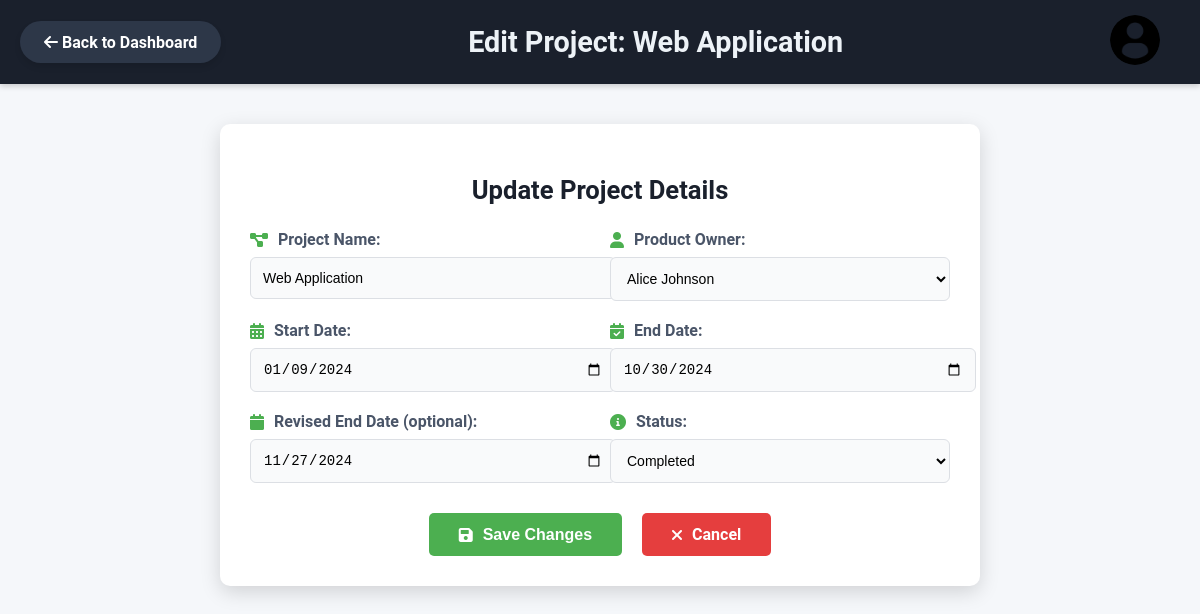
The page /project/edit/1 on the database its author committed.
### tables this page shows
CREATE TABLE ProjectInfo (
    ProjectID INT PRIMARY KEY,
    ProjectName VARCHAR(100),
    ProductOwnerID INT,
    StartDate DATE,
    EndDate DATE,
    RevisedEndDate DATE,
    Status VARCHAR(50),
    FOREIGN KEY (ProductOwnerID) REFERENCES ProductOwner(ProductOwnerID)
);

CREATE TABLE ProductOwner (
    ProductOwnerID INT PRIMARY KEY,
    Name VARCHAR(100),
    Email VARCHAR(100),
    ContactNumber VARCHAR(20)
);

### app.py (the view, shortened to what this page needs)
@app.route('/project/edit/<int:project_id>', methods=['GET', 'POST'])
def edit_project(project_id):
    db = get_db()
    project = db.execute('''
        SELECT p.ProjectID, p.ProjectName, p.ProductOwnerID, p.StartDate, p.EndDate, p.RevisedEndDate, p.Status, po.Name
        FROM ProjectInfo p
        JOIN ProductOwner po ON p.ProductOwnerID = po.ProductOwnerID
        WHERE p.ProjectID = ?;
    ''', (project_id,)).fetchone()
    if project:
        product_owners = db.execute('SELECT ProductOwnerID, Name FROM ProductOwner').fetchall()
        return render_template('edit_project.html', project=project, product_owners=product_owners)
    else:
        return "Project not found", 404

### app.py (called while the page is built)
def get_db():
    db = getattr(g, '_database', None)
    if db is None:
        db = g._database = sqlite3.connect(DATABASE)
        db.row_factory = sqlite3.Row  # Enable dict-like access to rows
    return db

@app.teardown_appcontext
def close_connection(exception):
    db = getattr(g, '_database', None)
    if db is not None:
        db.close()

### templates/edit_project.html (shortened to what this page needs)
<!DOCTYPE html>
<html lang="en">
<head>
    <link rel="stylesheet" href="/static/edit_project.css">
    <link href="https://cdnjs.cloudflare.com/ajax/libs/font-awesome/6.0.0-beta3/css/all.min.css" rel="stylesheet">
</head>
<body>
    <header>
        <div id="header-content">
            <a href="/" class="back-to-dashboard">
                <i class="fas fa-arrow-left"></i> Back to Dashboard
            </a>
            <h1>Edit Project: {{ project['ProjectName'] }}</h1>
            <div id="logo-section">
                <a href="/"><img id="logo" src="{{ url_for('static', filename='profile-user.png') }}" alt="User Logo"></a>
            </div>
        </div>
    </header>
    <section id="edit-project">
        <div class="form-container">
            <h2>Update Project Details</h2>
            <form action="/project/update/{{ project['ProjectID'] }}" method="POST">
                <div class="form-row">
                    <div class="form-group">
                        <label for="name"><i class="fas fa-project-diagram"></i> Project Name:</label>
                        <input type="text" id="name" name="name" value="{{ project['ProjectName'] }}" required>
                    </div>
                    <div class="form-group">
                        <label for="product_owner"><i class="fas fa-user"></i> Product Owner:</label>
                        <select id="product_owner" name="product_owner_id" required>
                            {% for owner in product_owners %}
                                <option value="{{ owner.ProductOwnerID }}" {% if owner.ProductOwnerID == project['ProductOwnerID'] %}selected{% endif %}>
                                    {{ owner.Name }}
                                </option>
                            {% endfor %}
                        </select>
                    </div>
                </div>
                <div class="form-row">
                    <div class="form-group">
                        <label for="start_date"><i class="fas fa-calendar-alt"></i> Start Date:</label>
                        <input type="date" id="start_date" name="start_date" value="{{ project['StartDate'] }}" required>
                    </div>
                    <div class="form-group">
                        <label for="end_date"><i class="fas fa-calendar-check"></i> End Date:</label>
                        <input type="date" id="end_date" name="end_date" value="{{ project['EndDate'] }}" required>
                    </div>
                </div>
                <div class="form-row">
                    <div class="form-group">
                        <label for="revised_date"><i class="fas fa-calendar"></i> Revised End Date (optional):</label>
                        <input type="date" id="revised_date" name="revised_date" value="{{ project['RevisedEndDate'] }}">
                    </div>
                    <div class="form-group">
                        <label for="status"><i class="fas fa-info-circle"></i> Status:</label>
                        <select id="status" name="status" required>
                            <option value="Completed" {% if project['Status'] == 'Completed' %}selected{% endif %}>Completed</option>
                        </select>
                    </div>
                </div>
                <div class="form-actions">
                    <button type="submit" class="btn btn-primary"><i class="fas fa-save"></i> Save Changes</button>
                    <a href="/" class="btn btn-secondary"><i class="fas fa-times"></i> Cancel</a>
                </div>
            </form>
        </div>
    </section>
</body>
</html>

### static/edit_project.css (style rules this page uses)
body { margin: 0; font-family: Arial, sans-serif; background-color: #f9f9f9; color: #333; }
header { background-color: #333; color: white; padding: 10px 20px; display: flex; align-items: center; justify-content: space-between; flex-wrap: wrap; box-shadow: 0 2px 5px rgba(0, 0, 0, 0.2); }
#header-content { display: flex; align-items: center; width: 100%; }
#logo-section { display: flex; flex-direction: column; align-items: center; margin-right: 20px; }
#logo { width: 55px; height: 55px; border-radius: 50%; object-fit: cover; transition: transform 0.3s ease; }
header h1 { flex: 1; text-align: center; font-size: 1.8rem; margin: 0; }
#header-content { display: flex; align-items: center; width: 100%; justify-content: space-between; }
#logo-section { display: flex; flex-direction: column; align-items: center; margin-left: 20px; }
#logo { width: 50px; height: 50px; border-radius: 50%; object-fit: cover; }
.form-container { max-width: 800px; margin: 40px auto; padding: 30px; background: white; border-radius: 8px; box-shadow: 0 4px 12px rgba(0, 0, 0, 0.15); }
h2 { text-align: center; color: #333; margin-bottom: 30px; }
.form-row { display: flex; gap: 20px; margin-bottom: 20px; }
.form-group { flex: 1; display: flex; flex-direction: column; }
label { font-weight: bold; margin-bottom: 8px; color: #333; }
label i { margin-right: 8px; color: #000000; }
input, select { width: 100%; padding: 12px; border: 1px solid #ddd; border-radius: 4px; font-size: 14px; }
.form-actions { display: flex; justify-content: center; gap: 20px; margin-top: 30px; }
button.btn-primary, a.btn-secondary { padding: 12px 25px; font-size: 16px; font-weight: bold; color: white; background: #4caf50; border: none; border-radius: 5px; cursor: pointer; display: inline-flex; align-items: center; gap: 10px; text-align: center; }
a.btn-secondary { background: #d32f2f; text-decoration: none; }
.back-to-dashboard { display: inline-block; font-size: 1rem; font-weight: 600; color: #fff; text-decoration: none; padding: 0.7rem 1.5rem; border-radius: 25px; background-color: #333; box-shadow: 0 4px 6px rgba(0, 0, 0, 0.1); transition: background-color 0.3s, transform 0.2s; }
body { margin: 0; font-family: 'Roboto', sans-serif; background-color: #f5f7fa; color: #444; }
header { background-color: #1a202c; color: #f7fafc; padding: 15px 20px; display: flex; align-items: center; justify-content: space-between; flex-wrap: wrap; box-shadow: 0 2px 6px rgba(0, 0, 0, 0.2); }
#logo-section { display: flex; align-items: center; margin-right: 20px; }
#logo { width: 50px; height: 50px; border-radius: 50%; object-fit: cover; transition: transform 0.3s ease, box-shadow 0.3s ease; }
header h1 { flex: 1; text-align: center; font-size: 1.8rem; margin: 0; color: #edf2f7; }
.back-to-dashboard { display: inline-block; font-size: 1rem; font-weight: 600; color: #fff; text-decoration: none; padding: 0.7rem 1.5rem; border-radius: 25px; background-color: #2d3748; box-shadow: 0 4px 6px rgba(0, 0, 0, 0.1); transition: transform 0.2s ease, background-color 0.2s ease; }
.form-container { max-width: 700px; margin: 40px auto; padding: 30px; background: white; border-radius: 10px; box-shadow: 0 6px 20px rgba(0, 0, 0, 0.15); }
h2 { text-align: center; color: #1a202c; margin-bottom: 25px; font-size: 1.6rem; font-weight: 700; }
label { font-weight: 600; margin-bottom: 8px; color: #4a5568; display: flex; align-items: center; }
label i { margin-right: 10px; color: #4caf50; }
input, select { width: 100%; padding: 12px; border: 1px solid #dcdfe4; border-radius: 6px; font-size: 14px; background-color: #f9fafb; transition: border-color 0.3s, box-shadow 0.3s; }
button.btn-primary, a.btn-secondary { padding: 12px 30px; font-size: 1rem; font-weight: bold; color: white; border: none; border-radius: 5px; cursor: pointer; text-align: center; transition: background-color 0.3s, transform 0.2s; }
button.btn-primary { background: #4caf50; }
a.btn-secondary { background: #e53e3e; text-decoration: none; }

### rows shown on the page
ProjectInfo: ProjectName "Web Application", name "Web Application", product_owner_id "Alice Johnson", start_date "01/09/2024", end_date "10/30/2024", revised_date "11/27/2024", status "Completed"
